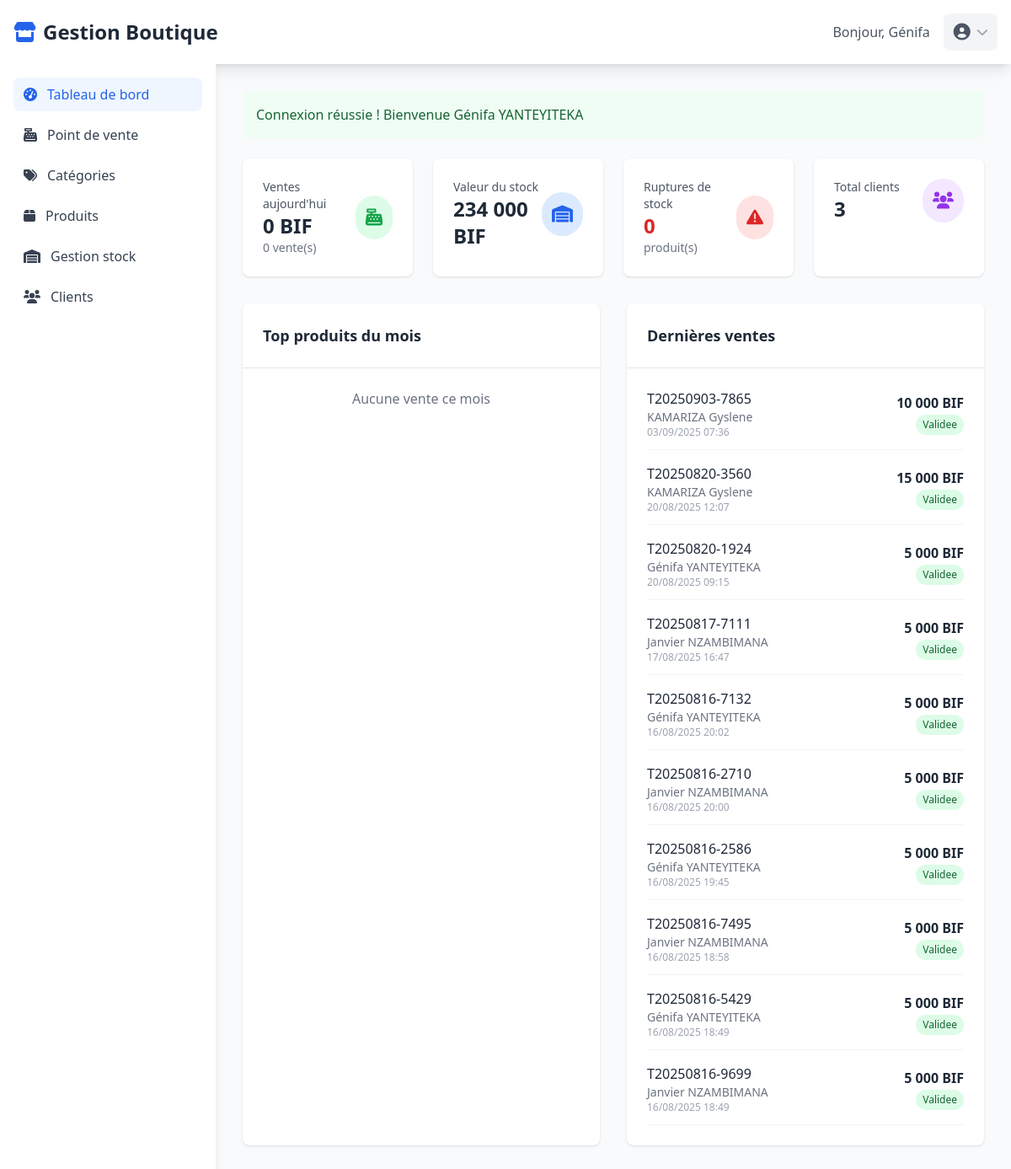
Page /dashboard.php (signed in) on the committed database.
### tables this page shows
CREATE TABLE `utilisateurs` (
  `id_utilisateur` int(11) NOT NULL,
  `nom_utilisateur` varchar(50) NOT NULL,
  `mot_de_passe` text NOT NULL,
  `role` enum('proprietaire','vendeur') NOT NULL DEFAULT 'vendeur',
  `email` text NOT NULL,
  `nom` varchar(100) NOT NULL,
  `prenom` varchar(100) NOT NULL,
  `telephone` varchar(20) DEFAULT NULL,
  `statut` enum('actif','inactif') DEFAULT 'actif',
  `reset_token` text NOT NULL,
  `reset_expires` text NOT NULL,
  `date_creation` timestamp NOT NULL DEFAULT current_timestamp(),
  `derniere_connexion` datetime NOT NULL
);

CREATE TABLE `ventes` (
  `id_vente` int(11) NOT NULL,
  `numero_ticket` varchar(50) DEFAULT NULL,
  `id_utilisateur` int(11) NOT NULL,
  `id_client` int(11) DEFAULT NULL,
  `date_vente` timestamp NOT NULL DEFAULT current_timestamp(),
  `montant_total_ht` decimal(12,2) DEFAULT 0.00,
  `montant_tva` decimal(10,2) DEFAULT 0.00,
  `montant_total_ttc` decimal(12,2) DEFAULT 0.00,
  `montant_paye` decimal(10,2) DEFAULT 0.00,
  `montant_rendu` decimal(10,2) DEFAULT 0.00,
  `mode_paiement` enum('especes','carte','mobile','credit','cheque') DEFAULT 'especes',
  `statut` enum('en_cours','validee','annulee','retournee') DEFAULT 'en_cours',
  `notes` text DEFAULT NULL
);

CREATE TABLE `clients` (
  `id_client` int(11) NOT NULL,
  `nom_client` varchar(100) DEFAULT NULL,
  `prenom_client` varchar(100) DEFAULT NULL,
  `telephone` varchar(20) DEFAULT NULL,
  `email` varchar(100) DEFAULT NULL,
  `adresse` text DEFAULT NULL,
  `type_client` enum('particulier','entreprise','credit') DEFAULT 'particulier',
  `limite_credit` decimal(10,2) DEFAULT 0.00,
  `solde_compte` decimal(10,2) DEFAULT 0.00,
  `date_creation` timestamp NOT NULL DEFAULT current_timestamp(),
  `statut` enum('actif','inactif','bloque') DEFAULT 'actif'
);

### config.php (called while the page is built, shortened)
<?php
class Database {
    private static $instance = null;
    private $connection;
    private function __construct() {
        try {
            $this->connection = new PDO(
                "mysql:host=" . DB_HOST . ";dbname=" . DB_NAME . ";charset=utf8mb4",
                DB_USER,
                DB_PASS,
                [
                    PDO::ATTR_ERRMODE => PDO::ERRMODE_EXCEPTION,
                    PDO::ATTR_DEFAULT_FETCH_MODE => PDO::FETCH_ASSOC,
                    PDO::ATTR_EMULATE_PREPARES => false
                ]
            );
        } catch(PDOException $e) {
            die("Erreur de connexion à la base de données : " . $e->getMessage());
        }
    }
    public static function getInstance() {
        if (self::$instance === null) {
            self::$instance = new self();
        }
        return self::$instance;
    }
    public function query($sql, $params = []) {
        $stmt = $this->connection->prepare($sql);
        $stmt->execute($params);
        return $stmt;
    }
    public function fetch($sql, $params = []) {
        $stmt = $this->query($sql, $params);
        return $stmt->fetch();
    }
    public function fetchAll($sql, $params = []) {
        $stmt = $this->query($sql, $params);
        return $stmt->fetchAll();
    }
}
function getFlashMessage() {
    if (isset($_SESSION['flash'])) {
        $flash = $_SESSION['flash'];
        return $flash;
    }
    return null;
}
function isLoggedIn() {
    return isset($_SESSION['user_id']);
}
function getCurrentUser() {
    if (isLoggedIn()) {
        $db = Database::getInstance();
        return $db->fetch("SELECT * FROM utilisateurs WHERE id_utilisateur = ?", [$_SESSION['user_id']]);
    }
    return null;
}
function formatMoney($amount) {
    return number_format($amount, 0, ',', ' ') . ' BIF';
}
function formatDate($date) {
    return date('d/m/Y H:i', strtotime($date));
}
?>

### dashboard.php (the view, shortened to what this page needs)
<?php
require_once 'config.php';
$db = Database::getInstance();
$user = getCurrentUser();
$today = date('Y-m-d');
$ventes_jour = $db->fetch("
    SELECT
        COUNT(*) as nombre_ventes,
        COALESCE(SUM(montant_total_ttc), 0) as total_ventes
    FROM ventes
    WHERE DATE(date_vente) = ? AND statut = 'validee'
", [$today]);
$produits_rupture = $db->fetch("
    SELECT COUNT(*) as nombre_rupture
    FROM produits p
    LEFT JOIN stocks s ON p.id_produit = s.id_produit
    WHERE s.quantite_actuelle <= p.stock_minimum OR s.quantite_actuelle IS NULL
");
$top_produits = $db->fetchAll("
    SELECT
        p.nom_produit,
        SUM(dv.quantite) as total_vendu,
        SUM(dv.montant_ligne) as total_ca
    FROM details_ventes dv
    JOIN produits p ON dv.id_produit = p.id_produit
    JOIN ventes v ON dv.id_vente = v.id_vente
    WHERE MONTH(v.date_vente) = MONTH(CURRENT_DATE())
    AND YEAR(v.date_vente) = YEAR(CURRENT_DATE())
    AND v.statut = 'validee'
    GROUP BY p.id_produit, p.nom_produit
    ORDER BY total_vendu DESC
    LIMIT 5
");
$dernieres_ventes = $db->fetchAll("
    SELECT
        v.*,
        c.nom_client,
        c.prenom_client,
        u.prenom as vendeur_prenom,
        u.nom as vendeur_nom
    FROM ventes v
    LEFT JOIN clients c ON v.id_client = c.id_client
    JOIN utilisateurs u ON v.id_utilisateur = u.id_utilisateur
    ORDER BY v.date_vente DESC
    LIMIT 10
");
$valeur_stock = $db->fetch("
    SELECT COALESCE(SUM(s.quantite_actuelle * p.prix_achat), 0) as valeur_totale
    FROM stocks s
    JOIN produits p ON s.id_produit = p.id_produit
");
?>
<!DOCTYPE html>
<html lang="fr">
<head>
    <script src="https://cdn.tailwindcss.com"></script>
    <link href="https://cdnjs.cloudflare.com/ajax/libs/font-awesome/6.0.0/css/all.min.css" rel="stylesheet">
</head>
<body class="bg-gray-50">
    <nav class="bg-white shadow-lg">
        <div class="max-w-7xl mx-auto px-4">
            <div class="flex justify-between items-center py-4">
                <div class="flex items-center space-x-4">
                    <h1 class="text-2xl font-bold text-gray-800">
                        <i class="fas fa-store text-blue-600 mr-2"></i><?= APP_NAME ?>
                    </h1>
                </div>
                <div class="flex items-center space-x-4">
                    <span class="text-gray-600">Bonjour, <?= htmlspecialchars($user['prenom']) ?></span>
                    <div class="relative">
                        <button id="userMenuButton" class="flex items-center space-x-2 bg-gray-100 rounded-lg px-3 py-2 hover:bg-gray-200">
                            <i class="fas fa-user-circle text-xl text-gray-600"></i>
                            <i class="fas fa-chevron-down text-sm text-gray-400"></i>
                        </button>
                    </div>
                </div>
            </div>
        </div>
    </nav>
    <div class="flex">
        <div class="w-64 bg-white shadow-lg h-screen sticky top-0">
            <div class="p-4">
                <nav class="space-y-2">
                    <a href="dashboard.php" class="flex items-center space-x-3 text-blue-600 bg-blue-50 px-3 py-2 rounded-lg">
                        <i class="fas fa-tachometer-alt"></i>
                        <span>Tableau de bord</span>
                    </a>
                    <a href="vente.php" class="flex items-center space-x-3 text-gray-700 hover:bg-gray-50 px-3 py-2 rounded-lg">
                        <i class="fas fa-cash-register"></i>
                        <span>Point de vente</span>
                    </a>
                    <a href="categories.php" class="flex items-center space-x-3 text-gray-700 hover:bg-gray-50 px-3 py-2 rounded-lg">
    <i class="fas fa-tags"></i>
    <span>Catégories</span>
</a>
                    <a href="produits.php" class="flex items-center space-x-3 text-gray-700 hover:bg-gray-50 px-3 py-2 rounded-lg">
                        <i class="fas fa-box"></i>
                        <span>Produits</span>
                    </a>
                    <a href="stock.php" class="flex items-center space-x-3 text-gray-700 hover:bg-gray-50 px-3 py-2 rounded-lg">
                        <i class="fas fa-warehouse"></i>
                        <span>Gestion stock</span>
                    </a>
                    <a href="clients.php" class="flex items-center space-x-3 text-gray-700 hover:bg-gray-50 px-3 py-2 rounded-lg">
                        <i class="fas fa-users"></i>
                        <span>Clients</span>
                    </a>
                </nav>
            </div>
        </div>
        <div class="flex-1 p-8">
            <?php $flash = getFlashMessage(); ?>
            <?php if ($flash): ?>
                <div class="mb-6 p-4 rounded-lg <?= $flash['type'] === 'success' ? 'bg-green-50 border-green-200 text-green-800' : 'bg-red-50 border-red-200 text-red-800' ?>">
                    <?= htmlspecialchars($flash['message']) ?>
                </div>
            <?php endif; ?>
            <div class="grid grid-cols-1 md:grid-cols-2 lg:grid-cols-4 gap-6 mb-8">
                <div class="bg-white rounded-lg shadow p-6">
                    <div class="flex items-center justify-between">
                        <div>
                            <p class="text-sm text-gray-600">Ventes aujourd'hui</p>
                            <p class="text-2xl font-bold text-gray-800"><?= formatMoney($ventes_jour['total_ventes']) ?></p>
                            <p class="text-sm text-gray-500"><?= $ventes_jour['nombre_ventes'] ?> vente(s)</p>
                        </div>
                        <div class="bg-green-100 rounded-full p-3">
                            <i class="fas fa-cash-register text-green-600 text-xl"></i>
                        </div>
                    </div>
                </div>
                <div class="bg-white rounded-lg shadow p-6">
                    <div class="flex items-center justify-between">
                        <div>
                            <p class="text-sm text-gray-600">Valeur du stock</p>
                            <p class="text-2xl font-bold text-gray-800"><?= formatMoney($valeur_stock['valeur_totale']) ?></p>
                        </div>
                        <div class="bg-blue-100 rounded-full p-3">
                            <i class="fas fa-warehouse text-blue-600 text-xl"></i>
                        </div>
                    </div>
                </div>
                <div class="bg-white rounded-lg shadow p-6">
                    <div class="flex items-center justify-between">
                        <div>
                            <p class="text-sm text-gray-600">Ruptures de stock</p>
                            <p class="text-2xl font-bold text-red-600"><?= $produits_rupture['nombre_rupture'] ?></p>
                            <p class="text-sm text-gray-500">produit(s)</p>
                        </div>
                        <div class="bg-red-100 rounded-full p-3">
                            <i class="fas fa-exclamation-triangle text-red-600 text-xl"></i>
                        </div>
                    </div>
                </div>
                <div class="bg-white rounded-lg shadow p-6">
                    <div class="flex items-center justify-between">
                        <div>
                            <p class="text-sm text-gray-600">Total clients</p>
                            <p class="text-2xl font-bold text-gray-800">
                                <?= $db->fetch("SELECT COUNT(*) as total FROM clients WHERE statut = 'actif'")['total'] ?>
                            </p>
                        </div>
                        <div class="bg-purple-100 rounded-full p-3">
                            <i class="fas fa-users text-purple-600 text-xl"></i>
                        </div>
                    </div>
                </div>
            </div>
            <div class="grid grid-cols-1 lg:grid-cols-2 gap-8">
                <div class="bg-white rounded-lg shadow">
                    <div class="p-6 border-b border-gray-200">
                        <h3 class="text-lg font-semibold text-gray-800">Top produits du mois</h3>
                    </div>
                    <div class="p-6">
                        <?php if (empty($top_produits)): ?>
                            <p class="text-gray-500 text-center">Aucune vente ce mois</p>
                        <?php endif; ?>
                    </div>
                </div>
                <div class="bg-white rounded-lg shadow">
                    <div class="p-6 border-b border-gray-200">
                        <h3 class="text-lg font-semibold text-gray-800">Dernières ventes</h3>
                    </div>
                    <div class="p-6">
                        <?php if (empty($dernieres_ventes)): ?>
                            <p class="text-gray-500 text-center">Aucune vente récente</p>
                        <?php else: ?>
                            <div class="space-y-4">
                                <?php foreach ($dernieres_ventes as $vente): ?>
                                    <div class="flex items-center justify-between border-b border-gray-100 pb-3">
                                        <div>
                                            <p class="font-medium text-gray-800">
                                                <?= htmlspecialchars($vente['numero_ticket'] ?? 'N/A') ?>
                                            </p>
                                            <p class="text-sm text-gray-500">
                                                <?= $vente['nom_client'] ? htmlspecialchars($vente['prenom_client'] . ' ' . $vente['nom_client']) : 'Client anonyme' ?>
                                            </p>
                                            <p class="text-xs text-gray-400"><?= formatDate($vente['date_vente']) ?></p>
                                        </div>
                                        <div class="text-right">
                                            <p class="font-semibold text-gray-800"><?= formatMoney($vente['montant_total_ttc']) ?></p>
                                            <span class="inline-block px-2 py-1 text-xs rounded-full
                                                <?= $vente['statut'] === 'validee' ? 'bg-green-100 text-green-800' : 'bg-gray-100 text-gray-600' ?>">
                                                <?= ucfirst($vente['statut']) ?>
                                            </span>
                                        </div>
                                    </div>
                                <?php endforeach; ?>
                            </div>
                        <?php endif; ?>
                    </div>
                </div>
            </div>
        </div>
    </div>
</body>
</html>

### rows in the picture
utilisateurs: prenom "Génifa"
ventes: numero_ticket "T20250903-7865", id_client.nom_client "KAMARIZA Gyslene", date_vente "03/09/2025 07:36", montant_total_ttc "10 000 BIF", statut "Validee"
ventes: numero_ticket "T20250820-3560", id_client.nom_client "KAMARIZA Gyslene", date_vente "20/08/2025 12:07", montant_total_ttc "15 000 BIF", statut "Validee"
ventes: numero_ticket "T20250820-1924", id_client.nom_client "Génifa YANTEYITEKA", date_vente "20/08/2025 09:15", montant_total_ttc "5 000 BIF", statut "Validee"
ventes: numero_ticket "T20250817-7111", id_client.nom_client "Janvier NZAMBIMANA", date_vente "17/08/2025 16:47", montant_total_ttc "5 000 BIF", statut "Validee"
ventes: numero_ticket "T20250816-7132", id_client.nom_client "Génifa YANTEYITEKA", date_vente "16/08/2025 20:02", montant_total_ttc "5 000 BIF", statut "Validee"
ventes: numero_ticket "T20250816-2710", id_client.nom_client "Janvier NZAMBIMANA", date_vente "16/08/2025 20:00", montant_total_ttc "5 000 BIF", statut "Validee"
ventes: numero_ticket "T20250816-2586", id_client.nom_client "Génifa YANTEYITEKA", date_vente "16/08/2025 19:45", montant_total_ttc "5 000 BIF", statut "Validee"
ventes: numero_ticket "T20250816-7495", id_client.nom_client "Janvier NZAMBIMANA", date_vente "16/08/2025 18:58", montant_total_ttc "5 000 BIF", statut "Validee"
ventes: numero_ticket "T20250816-5429", id_client.nom_client "Génifa YANTEYITEKA", date_vente "16/08/2025 18:49", montant_total_ttc "5 000 BIF", statut "Validee"
ventes: numero_ticket "T20250816-9699", id_client.nom_client "Janvier NZAMBIMANA", date_vente "16/08/2025 18:49", montant_total_ttc "5 000 BIF", statut "Validee"

### other values in the picture
APP_NAME "Gestion Boutique"
$flash['message'] "Connexion réussie ! Bienvenue Génifa YANTEYITEKA"
formatMoney($ventes_jour['total_ventes']) "0 BIF"
$ventes_jour['nombre_ventes'] "0"
formatMoney($valeur_stock['valeur_totale']) "234 000 BIF"
$produits_rupture['nombre_rupture'] "0"
